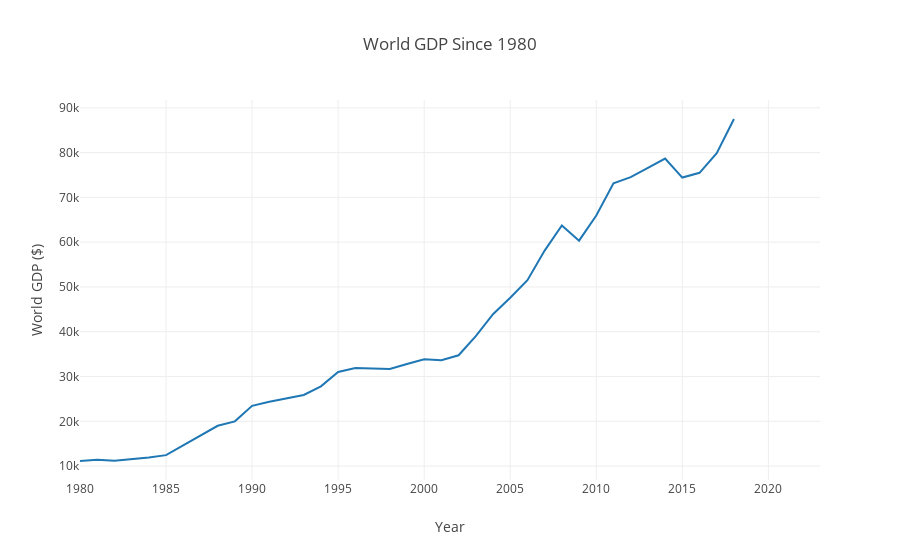

This figure's notebook cell:
### Markdown cell above
Looking at the graph above, we see that global trade which is measured by world exports is quite constant and does not increase by a significant factor for over a century. In fact, even at the peak of the British Empire, trade and globalization were nowhere near the level they are at today. At the turn of the 20th century, global trade explodes, growing exponentially. In fact, since 1950, world trade grew at a total factor of 43x.

### Code cell
world_GDP_data = 'World GDP 1980.xlsx'
world_GDP = pd.read_excel(world_GDP_data)

x2 = world_GDP['Year']
y2 = world_GDP['World GDP']

trace = go.Scatter(
    x = x2,
    y = y2
)

data = [trace]

layout = dict(title = 'World GDP Since 1980',
              xaxis = dict(title = 'Year'),
              yaxis = dict(title = 'World GDP ($)'),
              )

fig = dict(data=data, layout=layout)
py.iplot(fig)

### Figure 1 — Plotly figure (JSON) as saved in the notebook; plotly's stock layout.template omitted (floating-point values rounded to 4 significant figures)
{"data": [{"type": "scatter", "uid": "29f1d53a-959e-11e8-b4b7-c4b301ae761e", "x": [1980, 1981, 1982, 1983, 1984, 1985, 1986, 1987, 1988, 1989, 1990, 1991, 1992, 1993, 1994, 1995, 1996, 1997, 1998, 1999, 2000, 2001, 2002, 2003, 2004, 2005, 2006, 2007, 2008, 2009, 2010, 2011, 2012, 2013, 2014, 2015, 2016, 2017, 2018, 2019, 2020, 2021, 2022, 2023], "y": [11140.0, 11390.0, 11180.0, 11480.0, 11900.0, 12440.0, 14660.0, 16890.0, 19000.0, 19990.0, 23450.0, 24350.0, 25180.0, 25870.0, 27820.0, 31020.0, 31880.0, 31810.0, 31660.0, 32780.0, 33870.0, 33620.0, 34750.0, 39020.0, 43920.0, 47580.0, 51510.0, 58120.0, 63720.0, 60340.0, 65960.0, 73170.0, 74540.0, 76600.0, 78660.0, 74430.0, 75490.0, 79870.0, 87500.0, null, null, null, null, null]}], "layout": {"title": "World GDP Since 1980", "xaxis": {"title": "Year"}, "yaxis": {"title": "World GDP ($)"}}}
